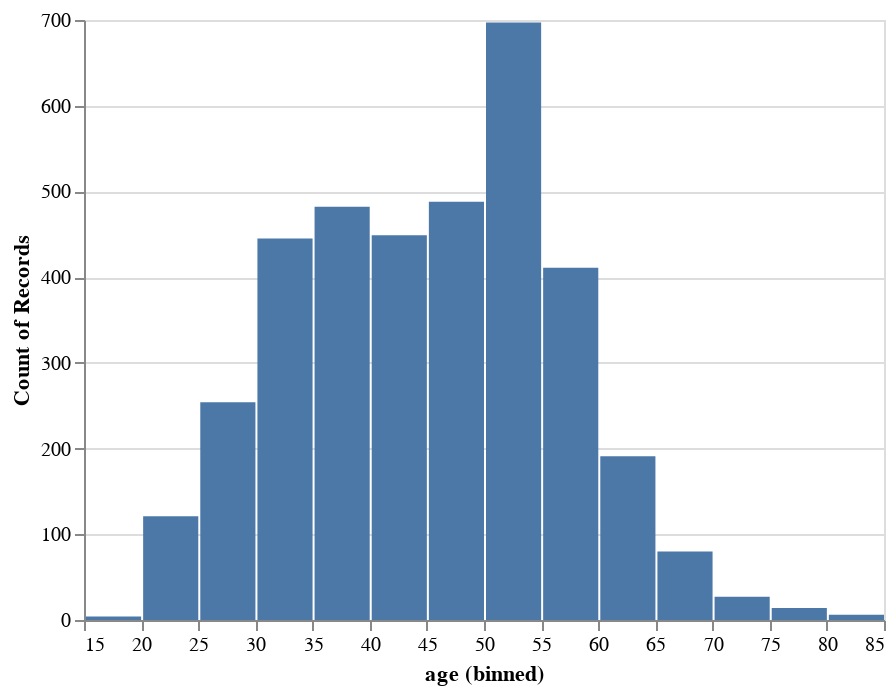

Write notebook code for a chart like this one.
### Code cell
alt.Chart(df[df["declined"] == False]).mark_bar().encode(
    alt.X("age:Q", bin=alt.Bin(maxbins=20)),
    y="count()",
)

### Figure 1 — Vega-Lite specification as saved in the notebook (floating-point values rounded to 4 significant figures; data arrays with more than 128 entries replaced by an {"elided": "..."} marker saying what was removed)
{"config": {"view": {"continuousWidth": 400, "continuousHeight": 300}}, "data": {"name": "data-9c0a18faf6586040138123981df4ed8d"}, "mark": "bar", "encoding": {"x": {"type": "quantitative", "bin": {"maxbins": 20}, "field": "age"}, "y": {"type": "quantitative", "aggregate": "count"}}, "$schema": "https://vega.github.io/schema/vega-lite/v4.8.1.json", "datasets": {"data-9c0a18faf6586040138123981df4ed8d": {"elided": "3751 records"}}}
